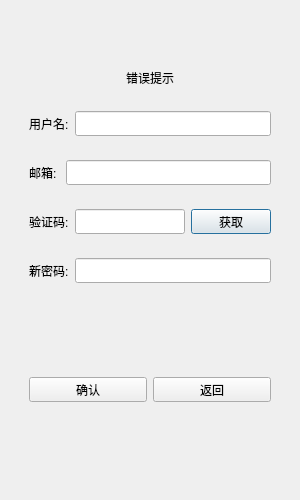
<?xml version="1.0" encoding="UTF-8"?>
<ui version="4.0">
 <class>ResetDialog</class>
 <widget class="QDialog" name="ResetDialog">
  <property name="geometry">
   <rect>
    <x>0</x>
    <y>0</y>
    <width>300</width>
    <height>500</height>
   </rect>
  </property>
  <property name="windowTitle">
   <string>Dialog</string>
  </property>
  <layout class="QVBoxLayout" name="verticalLayout">
   <item>
    <widget class="QWidget" name="widget" native="true">
     <layout class="QVBoxLayout" name="verticalLayout_2">
      <item>
       <widget class="QWidget" name="widget_7" native="true">
        <layout class="QVBoxLayout" name="verticalLayout_3">
         <item>
          <spacer name="verticalSpacer_2">
           <property name="orientation">
            <enum>Qt::Orientation::Vertical</enum>
           </property>
           <property name="sizeHint" stdset="0">
            <size>
             <width>20</width>
             <height>40</height>
            </size>
           </property>
          </spacer>
         </item>
         <item>
          <widget class="QLabel" name="err_tip">
           <property name="text">
            <string>错误提示</string>
           </property>
           <property name="alignment">
            <set>Qt::AlignmentFlag::AlignCenter</set>
           </property>
          </widget>
         </item>
        </layout>
       </widget>
      </item>
      <item>
       <widget class="QWidget" name="widget_2" native="true">
        <layout class="QHBoxLayout" name="horizontalLayout">
         <item>
          <widget class="QLabel" name="label">
           <property name="minimumSize">
            <size>
             <width>0</width>
             <height>25</height>
            </size>
           </property>
           <property name="maximumSize">
            <size>
             <width>16777215</width>
             <height>25</height>
            </size>
           </property>
           <property name="text">
            <string>用户名:</string>
           </property>
          </widget>
         </item>
         <item>
          <widget class="QLineEdit" name="user_edit">
           <property name="minimumSize">
            <size>
             <width>0</width>
             <height>25</height>
            </size>
           </property>
           <property name="maximumSize">
            <size>
             <width>16777215</width>
             <height>25</height>
            </size>
           </property>
          </widget>
         </item>
        </layout>
       </widget>
      </item>
      <item>
       <widget class="QWidget" name="widget_3" native="true">
        <layout class="QHBoxLayout" name="horizontalLayout_2">
         <item>
          <widget class="QLabel" name="label_2">
           <property name="minimumSize">
            <size>
             <width>0</width>
             <height>25</height>
            </size>
           </property>
           <property name="maximumSize">
            <size>
             <width>16777215</width>
             <height>25</height>
            </size>
           </property>
           <property name="text">
            <string>邮箱: </string>
           </property>
          </widget>
         </item>
         <item>
          <widget class="QLineEdit" name="email_edit">
           <property name="minimumSize">
            <size>
             <width>0</width>
             <height>25</height>
            </size>
           </property>
           <property name="maximumSize">
            <size>
             <width>16777215</width>
             <height>25</height>
            </size>
           </property>
          </widget>
         </item>
        </layout>
       </widget>
      </item>
      <item>
       <widget class="QWidget" name="widget_4" native="true">
        <layout class="QHBoxLayout" name="horizontalLayout_3">
         <item>
          <widget class="QLabel" name="label_3">
           <property name="minimumSize">
            <size>
             <width>0</width>
             <height>25</height>
            </size>
           </property>
           <property name="maximumSize">
            <size>
             <width>16777215</width>
             <height>25</height>
            </size>
           </property>
           <property name="text">
            <string>验证码:</string>
           </property>
          </widget>
         </item>
         <item>
          <widget class="QLineEdit" name="varify_edit">
           <property name="minimumSize">
            <size>
             <width>0</width>
             <height>25</height>
            </size>
           </property>
           <property name="maximumSize">
            <size>
             <width>16777215</width>
             <height>25</height>
            </size>
           </property>
          </widget>
         </item>
         <item>
          <widget class="QPushButton" name="get_btn">
           <property name="minimumSize">
            <size>
             <width>0</width>
             <height>25</height>
            </size>
           </property>
           <property name="maximumSize">
            <size>
             <width>16777215</width>
             <height>25</height>
            </size>
           </property>
           <property name="text">
            <string>获取</string>
           </property>
          </widget>
         </item>
        </layout>
       </widget>
      </item>
      <item>
       <widget class="QWidget" name="widget_5" native="true">
        <layout class="QHBoxLayout" name="horizontalLayout_4">
         <item>
          <widget class="QLabel" name="label_4">
           <property name="minimumSize">
            <size>
             <width>0</width>
             <height>25</height>
            </size>
           </property>
           <property name="maximumSize">
            <size>
             <width>16777215</width>
             <height>25</height>
            </size>
           </property>
           <property name="text">
            <string>新密码:</string>
           </property>
          </widget>
         </item>
         <item>
          <widget class="QLineEdit" name="pwd_edit">
           <property name="minimumSize">
            <size>
             <width>0</width>
             <height>25</height>
            </size>
           </property>
           <property name="maximumSize">
            <size>
             <width>16777215</width>
             <height>25</height>
            </size>
           </property>
          </widget>
         </item>
        </layout>
       </widget>
      </item>
      <item>
       <spacer name="verticalSpacer_3">
        <property name="orientation">
         <enum>Qt::Orientation::Vertical</enum>
        </property>
        <property name="sizeHint" stdset="0">
         <size>
          <width>20</width>
          <height>40</height>
         </size>
        </property>
       </spacer>
      </item>
      <item>
       <widget class="QWidget" name="widget_6" native="true">
        <layout class="QHBoxLayout" name="horizontalLayout_5">
         <item>
          <widget class="QPushButton" name="sure_btn">
           <property name="minimumSize">
            <size>
             <width>0</width>
             <height>25</height>
            </size>
           </property>
           <property name="maximumSize">
            <size>
             <width>16777215</width>
             <height>25</height>
            </size>
           </property>
           <property name="text">
            <string>确认</string>
           </property>
          </widget>
         </item>
         <item>
          <widget class="QPushButton" name="cancel_btn">
           <property name="minimumSize">
            <size>
             <width>0</width>
             <height>25</height>
            </size>
           </property>
           <property name="maximumSize">
            <size>
             <width>16777215</width>
             <height>25</height>
            </size>
           </property>
           <property name="text">
            <string>返回</string>
           </property>
          </widget>
         </item>
        </layout>
       </widget>
      </item>
      <item>
       <spacer name="verticalSpacer">
        <property name="orientation">
         <enum>Qt::Orientation::Vertical</enum>
        </property>
        <property name="sizeHint" stdset="0">
         <size>
          <width>20</width>
          <height>40</height>
         </size>
        </property>
       </spacer>
      </item>
     </layout>
    </widget>
   </item>
  </layout>
 </widget>
 <resources/>
 <connections/>
</ui>
